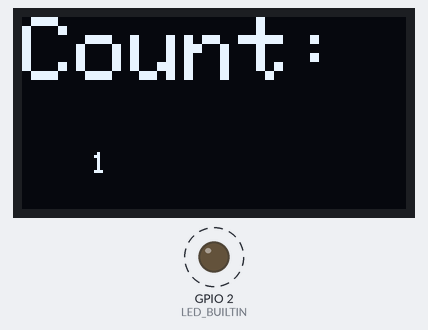
Simulated run of this sketch. Board: ESP32. Parts: 128×64 one-colour display, output pins drawn as LEDs (lit = HIGH). Dashed ring = blinking. What the sketch prints to the serial monitor is not drawn.

Above: at 1.15 s.
At 9.85 s:
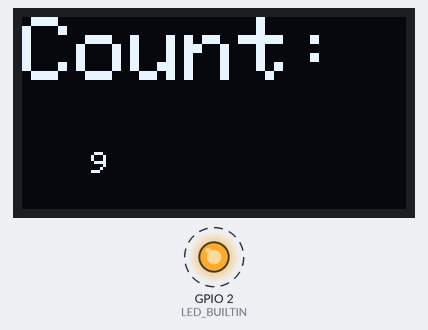
At 19.96 s:
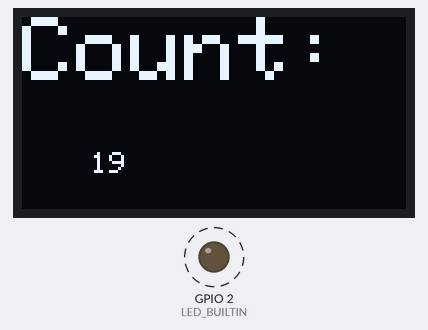
At 39.85 s:
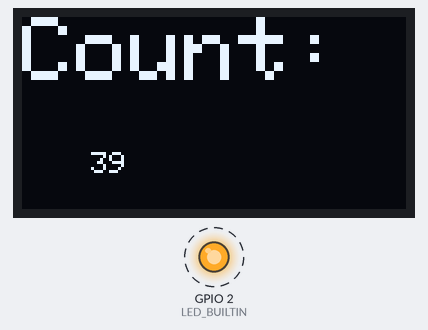
Timing chart, 0 to 40.0 s (numbered marks = the images above):
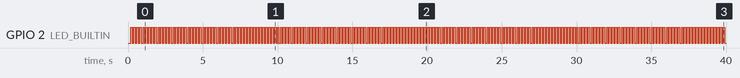

The sketch:

ecran_oled1.ino
```cpp
// --------------------------------------------------------------------------------------------------------------------
// Multi-tâches cooperatives : solution basique mais efficace :-)
// --------------------------------------------------------------------------------------------------------------------

#include <SPI.h>
#include <Wire.h>
#include <Adafruit_GFX.h>
#include <Adafruit_SSD1306.h>

#define SCREEN_WIDTH 128 // OLED display width, in pixels
#define SCREEN_HEIGHT 64 // OLED display height, in pixels

// Declaration for an SSD1306 display connected to I2C (SDA, SCL pins)
#define OLED_RESET    16 //Pin reset          - Reset pin # (or -1 if sharing Arduino reset pin)
Adafruit_SSD1306 display(SCREEN_WIDTH, SCREEN_HEIGHT, &Wire, OLED_RESET);

// --------------------------------------------------------------------------------------------------------------------
// unsigned int waitFor(timer, period)
// Timer pour taches périodiques
// configuration :
//  - MAX_WAIT_FOR_TIMER : nombre maximum de timers utilisés
// arguments :
//  - timer  : numéro de timer entre 0 et MAX_WAIT_FOR_TIMER-1
//  - period : période souhaitée
// retour :
//  - nombre de périodes écoulées depuis le dernier appel
// --------------------------------------------------------------------------------------------------------------------

#define MAX_WAIT_FOR_TIMER 3
unsigned int waitFor(int timer, unsigned long period){
  static unsigned long waitForTimer[MAX_WAIT_FOR_TIMER];  // il y a autant de timers que de tâches périodiques
  unsigned long newTime = micros() / period;              // numéro de la période modulo 2^32
  int delta = newTime - waitForTimer[timer];              // delta entre la période courante et celle enregistrée
  if ( delta < 0 ) delta = 1 + newTime;                   // en cas de dépassement du nombre de périodes possibles sur 2^32
  if ( delta ) waitForTimer[timer] = newTime;             // enregistrement du nouveau numéro de période
  return delta;
}

//--------- définition de la tache Led

struct Led_s {
  int timer;                                              // numéro du timer pour cette tâche utilisé par WaitFor
  unsigned long period;                                   // periode de clignotement
  int pin;                                                // numéro de la broche sur laquelle est la LED
  int etat;                                               // etat interne de la led
};

void setup_Led( struct Led_s * ctx, int timer, unsigned long period, byte pin) {
  ctx->timer = timer;
  ctx->period = period;
  ctx->pin = pin;
  ctx->etat = 0;
  pinMode(pin,OUTPUT);
  digitalWrite(pin, ctx->etat);
}

void loop_Led( struct Led_s * ctx) {
  if (!waitFor(ctx->timer, ctx->period)) return;          // sort s'il y a moins d'une période écoulée
  digitalWrite(ctx->pin,ctx->etat);                       // ecriture
  ctx->etat = 1 - ctx->etat;                              // changement d'état
}

//--------- definition de la tache Mess

struct Mess_s {
  int timer;                                              // numéro de timer utilisé par WaitFor
  unsigned long period;                                             // periode d'affichage
  char mess[20];
} ;

void setup_Mess( struct Mess_s * ctx, int timer, unsigned long period, const char * mess) {
  ctx->timer = timer;
  ctx->period = period;
  strcpy(ctx->mess, mess);
  Serial.begin(9600);                                     // initialisation du débit de la liaison série
}

void loop_Mess(struct Mess_s *ctx) {
  if (!(waitFor(ctx->timer,ctx->period))) return;         // sort s'il y a moins d'une période écoulée
  Serial.println(ctx->mess);                              // affichage du message
}

//------------- definition de la tache Oled
struct Oled_s {
  int timer;                                              // numero de timer pour l'affichage sur l'écran oled
  unsigned long period;                                   // periode, 1 sec par 1 sec
  unsigned long counter;                                  // compteur de secondes
};

//initialisation de la structure oled, le contexte de l'affichage sur l'ecran
void setup_Oled(struct Oled_s *ctx, int timer, unsigned long period, unsigned long counter) {
  ctx->timer = timer;
  ctx->period = period;
  ctx->counter = counter;
  Wire.begin(4, 15);
  if(!display.begin(SSD1306_SWITCHCAPVCC, 0x3C)) {
    Serial.println("err display.begin");
    while(1); //erreur de l'init de l'écran, on ne peut rien afficher sur l'écran
  }
}

void loop_Oled(struct Oled_s *ctx) {
  if(!(waitFor(ctx->timer, ctx->period))) return; //au moins une periode non écoulée

  //sinon, on augmente le compteur et on l'affiche
  ctx->counter += 1;
  display.clearDisplay(); //nécessaire pour supprimer le contenu de la mémoire du buffer (sinon, a chaque écriture on augmente son contenu)
  display.setCursor(0,0); //positionner le curseur en haut à gauche
  display.setTextSize(3); //coefficient pour la taille du texte
  display.setTextColor(WHITE); //couleur, uniquement WHITE (macro) de dispo ?
  display.println("Count: "); //affichage du texte
  display.setTextSize(1);
  display.setCursor(23, 45); //changement de position
  display.print(ctx->counter, DEC); //affichage du compteur de seconde
  display.display(); // re-afficher l'écran, sinon il n'est pas mit à jour
}


//--------- Déclaration des tâches

struct Led_s Led1;
struct Mess_s Mess1;
struct Oled_s Oled1;

//--------- Setup et Loop

void setup() {
  setup_Led(&Led1, 0, 100000, LED_BUILTIN);               // Led est exécutée toutes les 100ms
  setup_Mess(&Mess1, 1, 1000000, "bonjour");              // Mess est exécutée toutes les secondes
  setup_Oled(&Oled1, 2, 1000000, 0); //initialement, compteur à 0
}

void loop() {
  loop_Oled(&Oled1);
  loop_Led(&Led1);
  loop_Mess(&Mess1);
}
```

Measured:
- by itself, GPIO 2 (LED_BUILTIN): alternates HIGH for 0.10 s and LOW for 0.10 s
- what the display in image 0 shows lasts 1.0 s, from 1.0 s to 2.0 s
